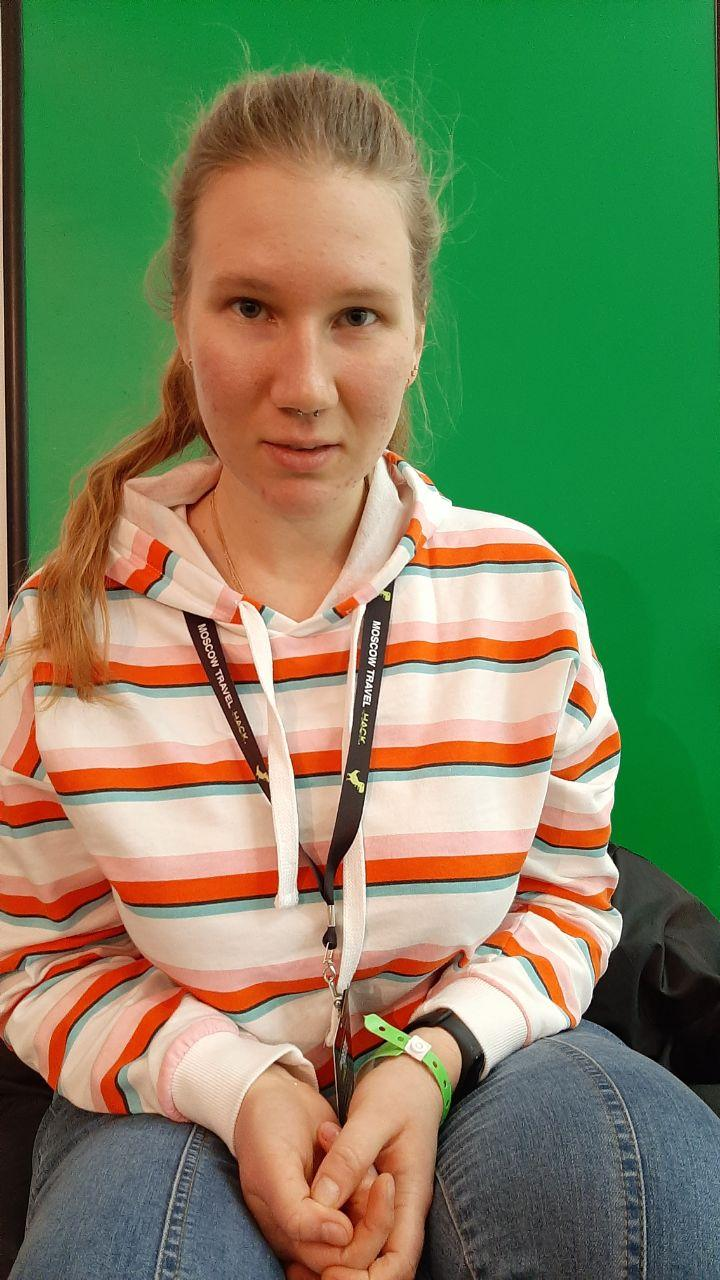
#> input picture HTTPServer/HTTPServer/bin/Debug/2.jpg, 720 x 1280 px
$ python do.py HTTPServer/HTTPServer/bin/Debug/2.jpg
#> lines starting #> are read from the running program, lines starting #| are printed output that depends on the picture; after the words box and inside, x2 and y2 are one past the last pixel; in counts of white or black regions, pixels touching at a corner belong together
import cv2
import numpy as np
import sys

# Read in the image

s = format (sys.argv[1])

print(s)

image = cv2.imread(s)
#> image is the input picture: shape (1280, 720, 3); mean B, G, R 93.2, 132.1, 121

# Make a copy of the image
image_copy = np.copy(image)

# Change color to RGB (from BGR)
image_copy = cv2.cvtColor(image_copy, cv2.COLOR_BGR2RGB)


# play around with these values until you isolate the blue background

lower_green = np.array([0, 100, 0])
upper_green = np.array([120, 255, 100])


# Define the masked area
mask = cv2.inRange(image_copy, lower_green, upper_green)
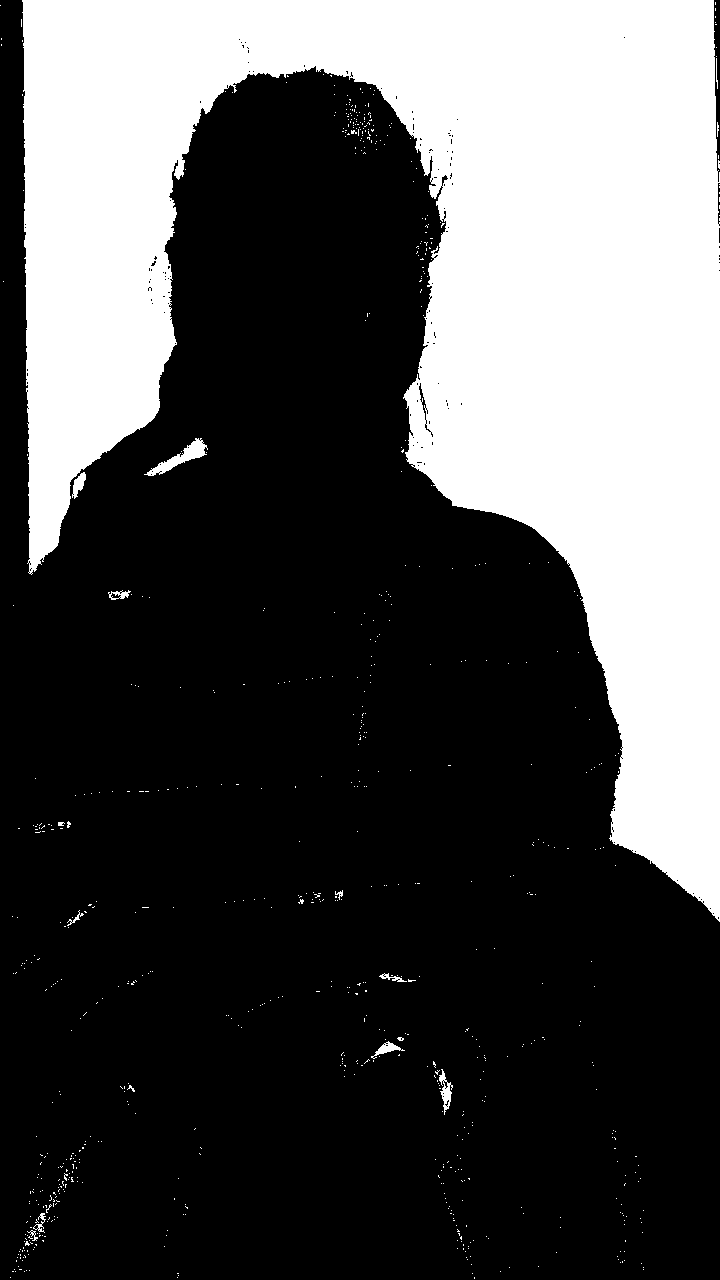
#> mask: shape (1280, 720); 31.6% white; 753 white regions (738 under 20 px), largest, box (x1, y1, x2, y2) and area: (22, 0, 720, 922) 287896, (144, 438, 208, 476) 682, (439, 1069, 453, 1115) 257


# Mask the image to let the pizza show through
masked_image = np.copy(image_copy)
masked_image[mask != 0] = [0, 0, 0]
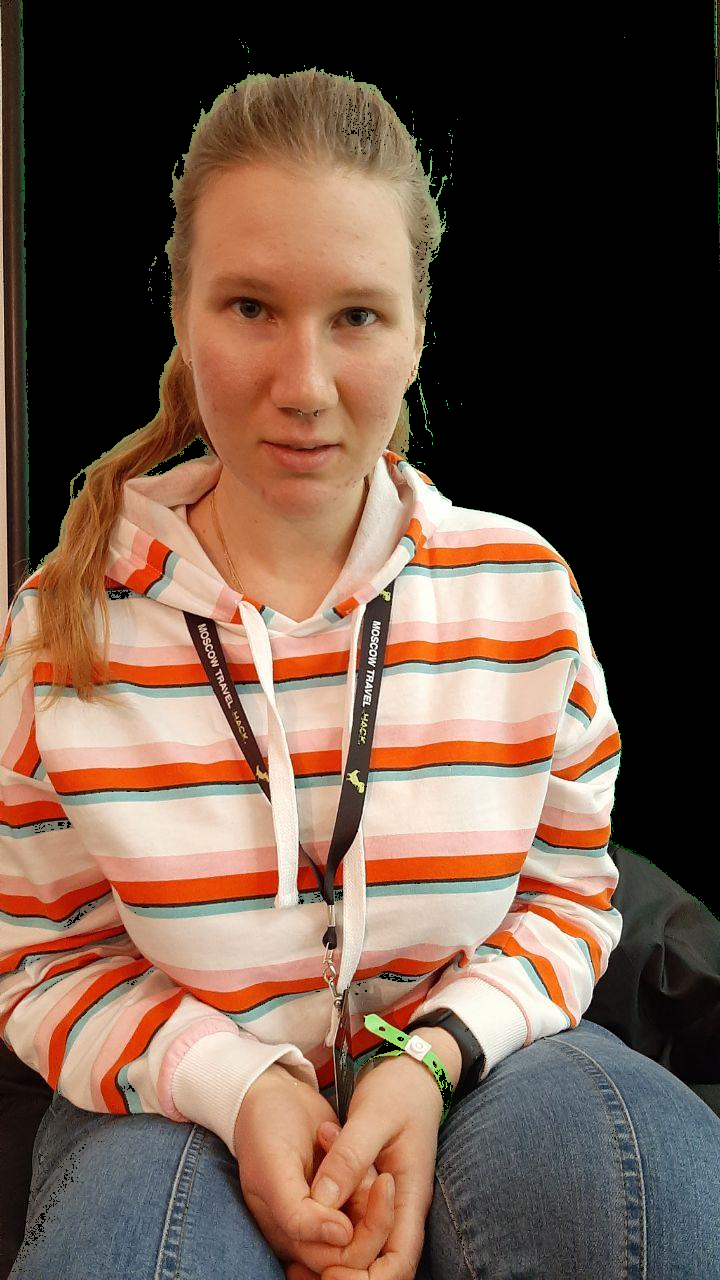
#> masked_image: shape (1280, 720, 3); mean R, G, B 113.2, 88, 73.5

# Load in a background image, and convert it to RGB
background_image = cv2.imread('3.jpg')
#> (the run stopped early here; a loop or call above may not have finished)
